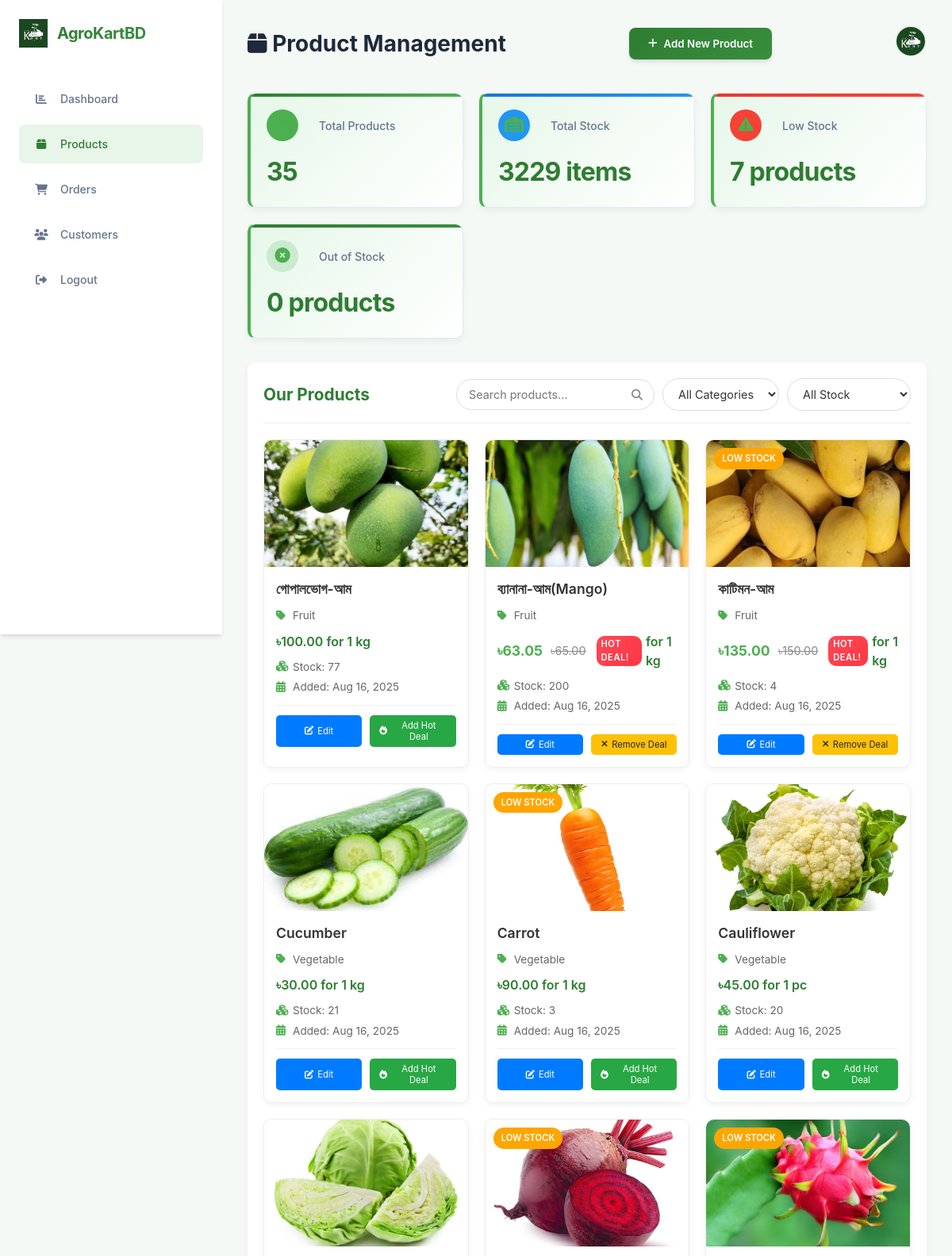
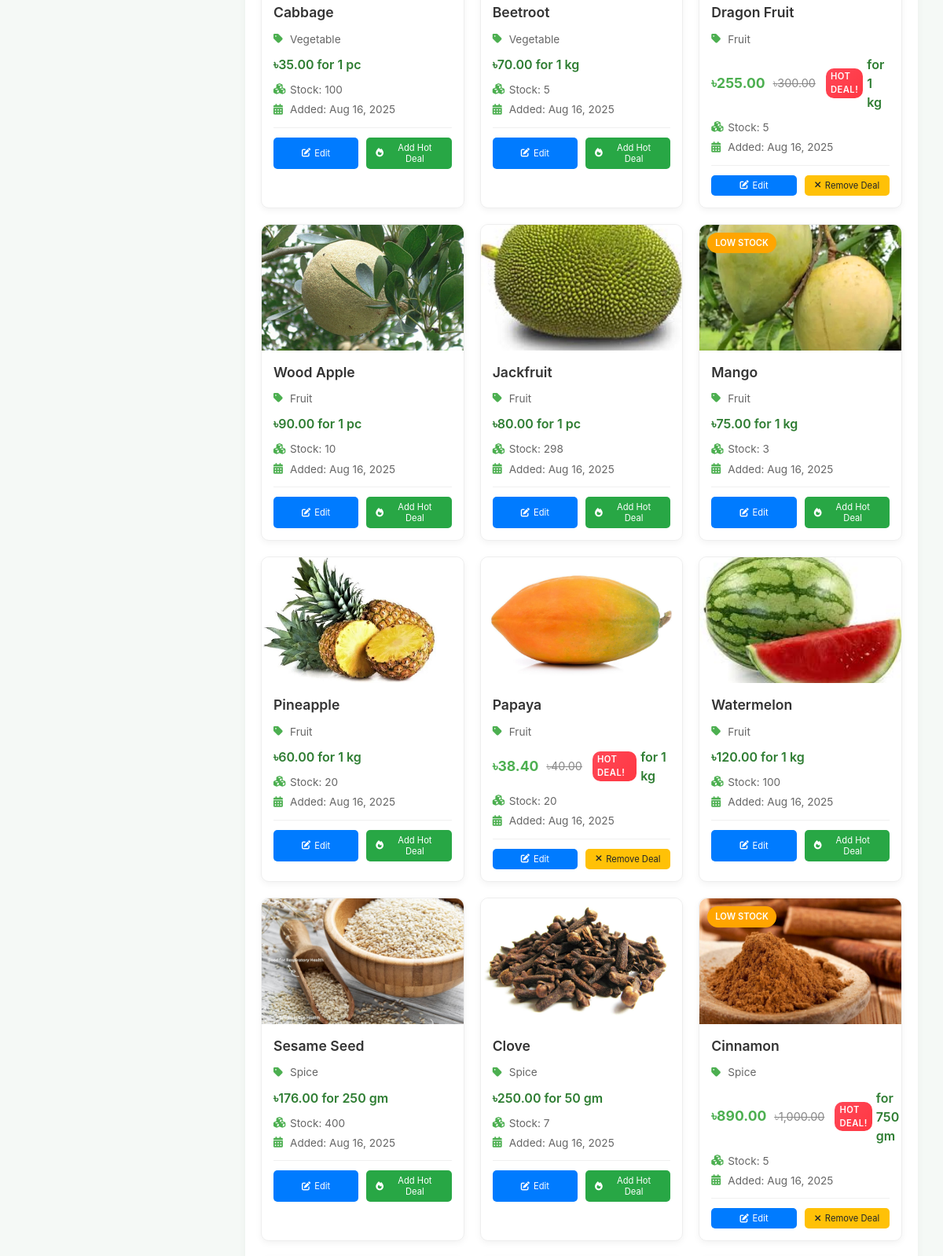
The app's page /products.php (signed in, upper part) with its own data (2 pictures, top to bottom).
### tables this page shows
CREATE TABLE `products` (
  `id` int(11) NOT NULL,
  `seller_id` int(11) NOT NULL,
  `name` varchar(255) NOT NULL,
  `description` text NOT NULL,
  `price` decimal(10,2) NOT NULL,
  `unit` varchar(10) NOT NULL DEFAULT 'kg',
  `quantity` decimal(10,2) NOT NULL DEFAULT 1.00,
  `display_unit` varchar(20) DEFAULT NULL,
  `stock` int(11) NOT NULL DEFAULT 0,
  `category` varchar(100) NOT NULL,
  `image_path` varchar(255) NOT NULL,
  `created_at` timestamp NOT NULL DEFAULT current_timestamp()
);

CREATE TABLE `hot_deals` (
  `id` int(11) NOT NULL,
  `product_id` int(11) NOT NULL,
  `original_price` decimal(10,2) NOT NULL,
  `discount_price` decimal(10,2) NOT NULL,
  `discount_percentage` int(11) NOT NULL,
  `start_date` datetime DEFAULT current_timestamp(),
  `end_date` datetime DEFAULT NULL,
  `is_active` tinyint(1) DEFAULT 1,
  `created_at` timestamp NOT NULL DEFAULT current_timestamp(),
  `updated_at` timestamp NOT NULL DEFAULT current_timestamp() ON UPDATE current_timestamp()
);

### products.php (the view, shortened to what this page needs)
<?php
require_once 'includes/db_connect.php';
$seller_id = $_SESSION['user_id'];
$sql = "SELECT * FROM products WHERE seller_id = ? ORDER BY created_at DESC";
$stmt = $conn->prepare($sql);
$stmt->bind_param("i", $seller_id);
$stmt->execute();
$result = $stmt->get_result();
$products = [];
while ($row = $result->fetch_assoc()) {
    $products[] = $row;
}
$total_products = count($products);
$total_stock = 0;
$low_stock_count = 0;
$out_of_stock = 0;
foreach ($products as $product) {
    $total_stock += $product['stock'];
    if ($product['stock'] <= 5 && $product['stock'] > 0) {
        $low_stock_count++;
    }
}
?>
<!DOCTYPE html>
<html lang="en">
<head>
    <link rel="stylesheet" href="css/dashboard.css">
    <link rel="stylesheet" href="css/products.css">
    <link rel="stylesheet" href="https://cdnjs.cloudflare.com/ajax/libs/font-awesome/6.5.1/css/all.min.css">
</head>
<body>
    <div class="dashboard-container">
        <nav class="sidebar">
            <div class="logo">
                <img src="images/AGrO.png" alt="Logo">
                <span>AgroKartBD</span>
            </div>
            <ul class="nav-menu">
                <li><a href="dashboard.php"><span class="icon"><i class="fas fa-chart-bar"></i></span>Dashboard</a></li>
                <li class="active"><a href="#"><span class="icon"><i class="fas fa-box"></i></span>Products</a></li>
                <li><a href="orders.php"><span class="icon"><i class="fas fa-shopping-cart"></i></span>Orders</a></li>
                <li><a href="customers.php"><span class="icon"><i class="fas fa-users"></i></span>Customers</a></li>
                <li><a href="php/logout.php"><span class="icon"><i class="fas fa-sign-out-alt"></i></span>Logout</a></li>
            </ul>
        </nav>
        <main class="main-content">
            <header class="top-header">
                <h1 class="page-title"><i class="fas fa-box"></i> Product Management</h1>
                <button class="add-product"><i class="fas fa-plus"></i> Add New Product</button>
                <div class="header-right">
                    <div class="user-profile">
                        <img src="images/profiles/user_<?php echo $_SESSION['user_id']; ?>_<?php echo time(); ?>.jpg" alt="Profile" onerror="this.src='images/AGrO.png'">
                    </div>
                </div>
            </header>
            <div class="stats-container">
                <div class="stat-card">
                    <div class="stat-header">
                        <div class="stat-icon"><i class="fas fa-box"></i></div><span>Total Products</span>
                    </div>
                    <div class="stat-info">
                        <h2><?php echo $total_products; ?></h2>
                    </div>
                </div>
                <div class="stat-card">
                    <div class="stat-header">
                        <div class="stat-icon"><i class="fas fa-warehouse"></i></div><span>Total Stock</span>
                    </div>
                    <div class="stat-info">
                        <h2><?php echo $total_stock; ?> items</h2>
                    </div>
                </div>
                <div class="stat-card">
                    <div class="stat-header">
                        <div class="stat-icon"><i class="fas fa-exclamation-triangle"></i></div><span>Low Stock</span>
                    </div>
                    <div class="stat-info">
                        <h2><?php echo $low_stock_count; ?> products</h2>
                    </div>
                </div>
                <div class="stat-card">
                    <div class="stat-header">
                        <div class="stat-icon"><i class="fas fa-times-circle"></i></div><span>Out of Stock</span>
                    </div>
                    <div class="stat-info">
                        <h2><?php echo $out_of_stock; ?> products</h2>
                    </div>
                </div>
            </div>
            <div class="product-list-container">
                <div class="list-header">
                    <h3>Our Products</h3>
                    <div class="filter-container">
                        <div class="search-container">
                            <input type="text" id="productSearch" placeholder="Search products..." class="search-input">
                            <i class="fas fa-search search-icon"></i>
                        </div>
                        <select id="categoryFilter" class="filter-select">
                            <option value="all">All Categories</option>
                        </select>
                        <select id="stockFilter" class="filter-select">
                            <option value="all">All Stock</option>
                        </select>
                    </div>
                </div>
                <?php if (count($products) > 0): ?>
                    <div class="product-grid">
                        <?php foreach ($products as $product): ?>
                            <div class="product-card"
                                data-category="<?php echo htmlspecialchars($product['category']); ?>"
                                data-stock="<?php echo $product['stock'] <= 0 ? 'out-of-stock' : ($product['stock'] <= 5 ? 'low-stock' : 'in-stock'); ?>">
                                <div class="product-image">
                                    <img src="<?php echo htmlspecialchars($product['image_path']); ?>" alt="<?php echo htmlspecialchars($product['name']); ?>">
                                    <?php if ($product['stock'] <= 0): ?>
                                        <div class="out-of-stock-badge">Out of Stock</div>
                                    <?php elseif ($product['stock'] <= 5): ?>
                                        <div class="low-stock-badge">Low Stock</div>
                                    <?php endif; ?>
                                </div>
                                <div class="product-info">
                                    <h4 class="product-name"><?php echo htmlspecialchars($product['name']); ?></h4>
                                    <div class="product-category"><i class="fas fa-tag"></i> <?php echo htmlspecialchars($product['category']); ?></div>
                                    <div class="product-price">
                                        <?php
                                        $hot_deal_sql = "SELECT discount_price, discount_percentage FROM hot_deals WHERE product_id = ? AND is_active = 1";
                                        $hot_deal_stmt = $conn->prepare($hot_deal_sql);
                                        $hot_deal_stmt->bind_param("i", $product['id']);
                                        $hot_deal_stmt->execute();
                                        $hot_deal_result = $hot_deal_stmt->get_result();
                                        $hot_deal = $hot_deal_result->fetch_assoc();
                                        if ($hot_deal): ?>
                                            <span class="deal-price">৳<?php echo number_format($hot_deal['discount_price'], 2); ?></span>
                                            <span class="original-price">৳<?php echo number_format($product['price'], 2); ?></span>
                                            <span class="hot-deal-badge">HOT DEAL!</span>
                                        <?php else: ?>
                                            ৳<?php echo number_format($product['price'], 2); ?>
                                        <?php endif; ?>
                                        <?php
                                        if (isset($product['display_unit'])) {
                                            echo " for {$product['display_unit']}";
                                        } else {
                                            $quantity = isset($product['quantity']) ? $product['quantity'] : 1;
                                            $unitDisplay = $product['unit'];
                                            echo " for {$quantity} {$unitDisplay}";
                                        }
                                        ?>
                                    </div>
                                    <div class="product-stock"><i class="fas fa-cubes"></i> Stock: <?php echo $product['stock']; ?></div>
                                    <div class="product-date"><i class="fas fa-calendar-alt"></i> Added: <?php echo date('M d, Y', strtotime($product['created_at'])); ?></div>
                                    <div class="product-actions">
                                        <button class="btn btn-primary btn-sm" onclick="editProduct(<?php echo $product['id']; ?>)">
                                            <i class="fas fa-edit"></i> Edit
                                        </button>
                                        <button class="btn <?php echo $hot_deal ? 'btn-warning' : 'btn-success'; ?> btn-sm" onclick="<?php echo $hot_deal ? 'removeHotDeal' : 'addHotDeal'; ?>(<?php echo $product['id']; ?>)">
                                            <i class="fas <?php echo $hot_deal ? 'fa-times' : 'fa-fire'; ?>"></i>
                                            <?php echo $hot_deal ? 'Remove Deal' : 'Add Hot Deal'; ?>
                                        </button>
                                    </div>
                                </div>
                            </div>
                        <?php endforeach; ?>
                    </div>
                <?php endif; ?>
            </div>
        </main>
    </div>
</body>
</html>

### css/products.css (style rules this page uses)
.stats-container { display: grid; grid-template-columns: repeat(auto-fit, minmax(200px, 1fr)); gap: 20px; margin-bottom: 30px; }
.stat-card { background: linear-gradient(135deg, #e6f7e9, #ffffff); border-radius: 10px; padding: 20px; box-shadow: 0 4px 10px rgba(0, 0, 0, 0.05); transition: transform 0.3s ease, box-shadow 0.3s ease; border-left: 4px solid #4CAF50; }
.stat-header { display: flex; align-items: center; margin-bottom: 15px; color: #555; font-size: 0.9rem; }
.stat-icon { width: 40px; height: 40px; background-color: rgba(76, 175, 80, 0.2); border-radius: 50%; display: flex; align-items: center; justify-content: center; margin-right: 10px; font-size: 1.2rem; color: #4CAF50; }
.stat-info h2 { font-size: 2rem; margin: 0; color: #2e7d32; }
.product-list-container { background-color: #fff; border-radius: 10px; box-shadow: 0 4px 10px rgba(0, 0, 0, 0.05); padding: 20px; margin-top: 20px; }
.list-header { display: flex; justify-content: space-between; align-items: center; margin-bottom: 20px; border-bottom: 1px solid #eee; padding-bottom: 15px; flex-wrap: wrap; gap: 15px; }
.list-header h3 { font-size: 1.3rem; margin: 0; color: #2e7d32; }
.filter-container { display: flex; gap: 10px; align-items: center; flex-wrap: wrap; }
.search-container { position: relative; width: 250px; }
.search-input { width: 100%; padding: 10px 40px 10px 15px; border: 1px solid #ddd; border-radius: 50px; font-size: 0.9rem; transition: border-color 0.3s ease, box-shadow 0.3s ease; }
.search-icon { position: absolute; right: 15px; top: 50%; transform: translateY(-50%); color: #888; }
.filter-select { padding: 10px 15px; border: 1px solid #ddd; border-radius: 50px; font-size: 0.9rem; background-color: #fff; color: #333; cursor: pointer; transition: border-color 0.3s ease, box-shadow 0.3s ease; }
.product-grid { display: grid; grid-template-columns: repeat(auto-fill, minmax(250px, 1fr)); gap: 20px; }
.product-card { background-color: #fff; border-radius: 10px; box-shadow: 0 3px 8px rgba(0, 0, 0, 0.05); padding: 0; position: relative; border: 1px solid #eee; transition: transform 0.3s ease, box-shadow 0.3s ease; display: block; opacity: 0; transform: translateY(10px); }
.product-card.animated { opacity: 1; transform: translateY(0); animation: fadeIn 0.5s ease forwards; }
.product-image { position: relative; height: 160px; overflow: hidden; border-radius: 10px 10px 0 0; }
.product-image img { width: 100%; height: 100%; object-fit: cover; transition: transform 0.3s ease; }
.out-of-stock-badge, .low-stock-badge { position: absolute; top: 10px; left: 10px; padding: 5px 10px; border-radius: 20px; font-size: 0.7rem; font-weight: 600; text-transform: uppercase; }
.low-stock-badge { background-color: #FFA500; color: #fff; }
.product-info { padding: 15px; }
.product-name { font-size: 1.1rem; margin: 0 0 10px 0; color: #333; white-space: nowrap; overflow: hidden; text-overflow: ellipsis; }
.product-category, .product-price, .product-stock, .product-date { font-size: 0.85rem; color: #666; margin-bottom: 5px; display: flex; align-items: center; gap: 5px; }
.product-category i, .product-stock i, .product-date i { color: #4CAF50; width: 16px; }
.product-price { font-weight: 600; color: #2e7d32; font-size: 1rem; margin: 10px 0; }
input, select, textarea { font-family: inherit; outline: none; transition: border-color 0.2s ease, box-shadow 0.2s ease; }
.deal-price { color: #4CAF50; font-weight: 700; font-size: 1.1em; }
.original-price { color: #888; text-decoration: line-through; font-size: 0.9em; font-weight: 400; margin-left: 5px; }
.hot-deal-badge { background: linear-gradient(135deg, #ff4757, #ff3742); color: white; padding: 2px 6px; border-radius: 10px; font-size: 0.7em; font-weight: 600; text-transform: uppercase; letter-spacing: 0.5px; margin-left: 8px; animation: pulse 2s infinite; display: inline-block; }
.product-actions { display: flex; gap: 10px; margin-top: 12px; flex-wrap: wrap; border-top: 1px solid #f0f0f0; padding-top: 12px; }
.product-actions .btn { flex: 1; justify-content: center; }
.product-actions .btn { font-size: 0.8em; padding: 6px 12px; border-radius: 5px; border: none; cursor: pointer; transition: all 0.3s ease; text-decoration: none; display: inline-flex; align-items: center; gap: 5px; }
.btn-primary { background: #007bff; color: white; }
.btn-success { background: #28a745; color: white; }
.btn-warning { background: #ffc107; color: #212529; }
.btn-sm { font-size: 0.75em; padding: 4px 8px; }

### records on screen
products: image_path+name (picture), name "গোপালভোগ-আম", category "Fruit", price "100.00", display_unit "1 kg", stock "77", created_at "Aug 16, 2025", shows "Add Hot Deal"
products: image_path (picture), name "ব্যানানা-আম(Mango)", category "Fruit", hot_deals.discount_price "63.05", price "65.00", display_unit "1 kg", stock "200", created_at "Aug 16, 2025", shows "Remove Deal"
products: image_path+name (picture), shows "LOW STOCK", name "কাটিমন-আম", category "Fruit", hot_deals.discount_price "135.00", price "150.00", display_unit "1 kg", stock "4", created_at "Aug 16, 2025", shows "Remove Deal"
products: image_path+name (picture), name "Cucumber", category "Vegetable", price "30.00", display_unit "1 kg", stock "21", created_at "Aug 16, 2025", shows "Add Hot Deal"
products: image_path+name (picture), shows "LOW STOCK", name "Carrot", category "Vegetable", price "90.00", display_unit "1 kg", stock "3", created_at "Aug 16, 2025", shows "Add Hot Deal"
products: image_path+name (picture), name "Cauliflower", category "Vegetable", price "45.00", display_unit "1 pc", stock "20", created_at "Aug 16, 2025", shows "Add Hot Deal"
products: image_path (picture), name "Cabbage", category "Vegetable", price "35.00", display_unit "1 pc", stock "100", created_at "Aug 16, 2025", shows "Add Hot Deal"
products: image_path+name (picture), shows "LOW STOCK", name "Beetroot", category "Vegetable", price "70.00", display_unit "1 kg", stock "5", created_at "Aug 16, 2025", shows "Add Hot Deal"
products: image_path+name (picture), shows "LOW STOCK", name "Dragon Fruit", category "Fruit", hot_deals.discount_price "255.00", price "300.00", display_unit "1 kg", stock "5", created_at "Aug 16, 2025", shows "Remove Deal"
products: image_path+name (picture), name "Wood Apple", category "Fruit", price "90.00", display_unit "1 pc", stock "10", created_at "Aug 16, 2025", shows "Add Hot Deal"
products: image_path+name (picture), name "Jackfruit", category "Fruit", price "80.00", display_unit "1 pc", stock "298", created_at "Aug 16, 2025", shows "Add Hot Deal"
products: image_path+name (picture), shows "LOW STOCK", name "Mango", category "Fruit", price "75.00", display_unit "1 kg", stock "3", created_at "Aug 16, 2025", shows "Add Hot Deal"
products: image_path+name (picture), name "Pineapple", category "Fruit", price "60.00", display_unit "1 kg", stock "20", created_at "Aug 16, 2025", shows "Add Hot Deal"
products: image_path+name (picture), name "Papaya", category "Fruit", hot_deals.discount_price "38.40", price "40.00", display_unit "1 kg", stock "20", created_at "Aug 16, 2025", shows "Remove Deal"
products: image_path+name (picture), name "Watermelon", category "Fruit", price "120.00", display_unit "1 kg", stock "100", created_at "Aug 16, 2025", shows "Add Hot Deal"
products: image_path+name (picture), name "Sesame Seed", category "Spice", price "176.00", display_unit "250 gm", stock "400", created_at "Aug 16, 2025", shows "Add Hot Deal"
products: image_path+name (picture), name "Clove", category "Spice", price "250.00", display_unit "50 gm", stock "7", created_at "Aug 16, 2025", shows "Add Hot Deal"
products: image_path+name (picture), shows "LOW STOCK", name "Cinnamon", category "Spice", hot_deals.discount_price "890.00", price "1,000.00", display_unit "750 gm", stock "5", created_at "Aug 16, 2025", shows "Remove Deal"

### other values on screen
$total_products "35"
$total_stock "3229"
$low_stock_count "7"
$out_of_stock "0"
